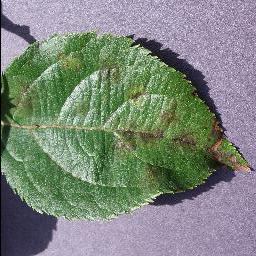
#> input picture samples/apple_scab.jpg, 256 x 256 px
$ python -i segmentation.py   (imports and definitions only)
#> lines starting #> are read from the running program, lines starting #| are printed output that depends on the picture; after the words box and inside, x2 and y2 are one past the last pixel; in counts of white or black regions, pixels touching at a corner belong together
"""
CropCare AI — Leaf & Disease Segmentation Module.

Uses KMeans clustering (k=3) on CIE Lab a*b* channels to segment leaf tissue
from lesions. Chooses the diseased cluster based on the lowest green ratio
(G / (R + G + B)), isolates lesion boundaries, and computes affected-area
severity percentage.
"""

from __future__ import annotations

import logging
import os
from pathlib import Path
from typing import Any

import cv2
import matplotlib.pyplot as plt
import numpy as np
from sklearn.cluster import KMeans
from sklearn.metrics import silhouette_score

from src.config import get_random_seed, get_segmentation_config

logger = logging.getLogger(__name__)

# Silence loky core detection warning on Windows
if "LOKY_MAX_CPU_COUNT" not in os.environ:
    os.environ["LOKY_MAX_CPU_COUNT"] = str(os.cpu_count() or 4)


def extract_leaf_mask(image_rgb: np.ndarray) -> np.ndarray:
    """Isolate the leaf region from the background using Lab chroma & luminance.

    PlantVillage images contain gray/white/black neutral backgrounds.
    In Lab color space, neutral backgrounds have low chroma (deviation from 128
    on a* and b* axes).

    Parameters
    ----------
    image_rgb : np.ndarray
        RGB image of shape (H, W, 3).

    Returns
    -------
    np.ndarray
        Binary leaf mask (uint8, 0 or 255) of shape (H, W).
    """
    lab = cv2.cvtColor(image_rgb, cv2.COLOR_RGB2Lab)
#> lab: shape (256, 256, 3); mean of channels 0, 1, 2 139.2, 122.9, 132.9
    l_channel = lab[:, :, 0].astype(float)
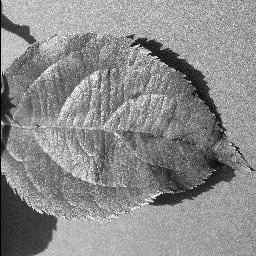
#> l_channel: shape (256, 256) float64; min 0, max 255, mean 139.2
    a_channel = lab[:, :, 1].astype(float) - 128.0
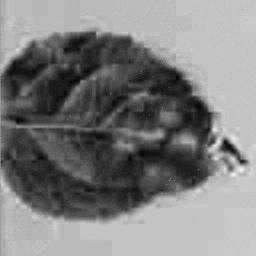
#> a_channel: shape (256, 256) float64; min -33, max 23, mean -5.1; drawn with min black and max white
    b_channel = lab[:, :, 2].astype(float) - 128.0
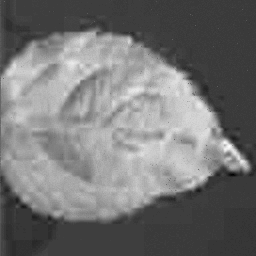
#> b_channel: shape (256, 256) float64; min -29, max 45, mean 4.9; drawn with min black and max white

    chroma = np.sqrt(a_channel**2 + b_channel**2)
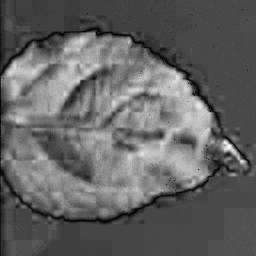
#> chroma: shape (256, 256) float64; min 0, max 54.08, mean 21.1; drawn with min black and max white

    # Chromatic leaf pixels with adequate lighting
    raw_mask = (chroma > 12.0) & (l_channel > 25.0) & (l_channel < 245.0)
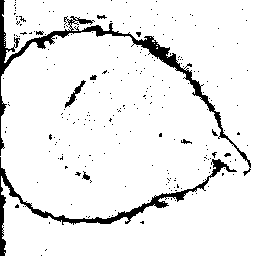
#> raw_mask: shape (256, 256) bool; 92.5% white; 234 black regions (226 under 20 px), largest, box (x1, y1, x2, y2) and area: (0, 0, 251, 176) 2504, (0, 157, 237, 256) 1686, (65, 80, 86, 108) 133
    mask_u8 = (raw_mask.astype(np.uint8)) * 255

    # Morphological filtering: close internal gaps, open small specks
    kernel = cv2.getStructuringElement(cv2.MORPH_ELLIPSE, (5, 5))
    cleaned = cv2.morphologyEx(mask_u8, cv2.MORPH_CLOSE, kernel, iterations=2)
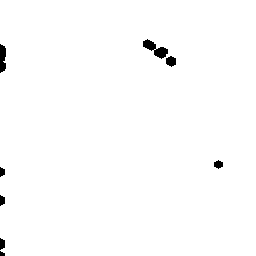
#> cleaned: shape (256, 256); 99% white; 8 black regions (1 under 20 px), largest, box (x1, y1, x2, y2) and area: (143, 39, 168, 59) 220, (0, 44, 6, 73) 145, (166, 56, 176, 67) 83
    cleaned = cv2.morphologyEx(cleaned, cv2.MORPH_OPEN, kernel, iterations=1)
#> cleaned: shape (256, 256); 99% white; 6 black regions, box (x1, y1, x2, y2) and area: (143, 39, 176, 67) 328, (0, 44, 6, 73) 148, (0, 238, 5, 256) 68, (214, 160, 223, 169) 57, (0, 195, 5, 206) 43, (0, 167, 5, 177) 38

    # If mask is too small (e.g. non-standard background), fallback to Otsu on grayscale
    if np.sum(cleaned > 0) < 0.05 * image_rgb.shape[0] * image_rgb.shape[1]:
        gray = cv2.cvtColor(image_rgb, cv2.COLOR_RGB2GRAY)
        _, otsu = cv2.threshold(gray, 0, 255, cv2.THRESH_BINARY + cv2.THRESH_OTSU)
        cleaned = otsu

    return cleaned


# [226 lines left out: functions segment_leaf_and_disease, generate_elbow_silhouette_plot, not called in this run]

>>> import cv2
>>> picture = cv2.cvtColor(cv2.imread('../samples/apple_scab.jpg'), cv2.COLOR_BGR2RGB)
>>> result = extract_leaf_mask(picture)

$ run again, on samples/corn_common_rust.jpg
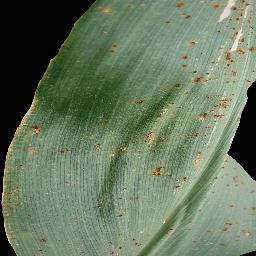
#> input picture samples/corn_common_rust.jpg, 256 x 256 px
#> lab: shape (256, 256, 3); mean of channels 0, 1, 2 122.9, 117, 139.4
#> in extract_leaf_mask, `raw_mask = (chroma > 12.0) & (l_channel > 25.0) & (l_channel < 245.0)`:
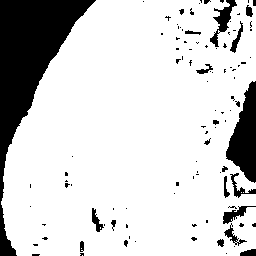
#> raw_mask: shape (256, 256) bool; 82.4% white; 104 black regions (83 under 20 px), largest, box (x1, y1, x2, y2) and area: (0, 0, 96, 256) 7586, (226, 81, 256, 183) 1782, (210, 0, 237, 47) 406
#> in extract_leaf_mask, `cleaned = cv2.morphologyEx(mask_u8, cv2.MORPH_CLOSE, kernel, iteration..`:
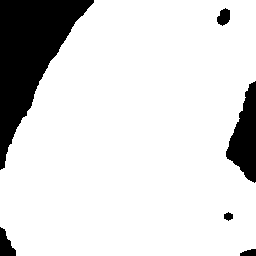
#> cleaned: shape (256, 256); 85.6% white; 6 black regions, box (x1, y1, x2, y2) and area: (0, 0, 94, 170) 7098, (226, 81, 256, 183) 1770, (0, 227, 16, 256) 287, (217, 8, 230, 26) 165, (240, 249, 256, 256) 88, (224, 212, 233, 221) 57

$ run again, on samples/potato_healthy.jpg
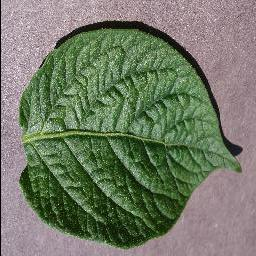
#> input picture samples/potato_healthy.jpg, 256 x 256 px
#> lab: shape (256, 256, 3); mean of channels 0, 1, 2 127.4, 121.2, 138.3
#> in extract_leaf_mask, `raw_mask = (chroma > 12.0) & (l_channel > 25.0) & (l_channel < 245.0)`:
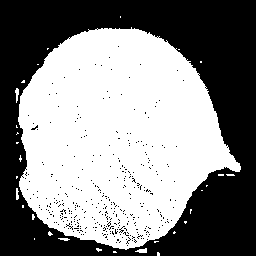
#> raw_mask: shape (256, 256) bool; 53.2% white; 345 black regions (344 under 20 px), largest, box (x1, y1, x2, y2) and area: (0, 0, 256, 256) 30098
#> in extract_leaf_mask, `cleaned = cv2.morphologyEx(cleaned, cv2.MORPH_OPEN, kernel, iterations..`:
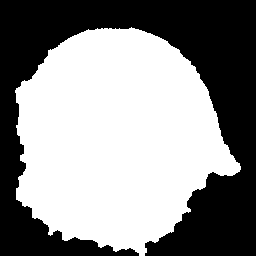
#> cleaned: shape (256, 256); 55.2% white; 1 black region, box (x1, y1, x2, y2) and area: (0, 0, 256, 256) 29332
